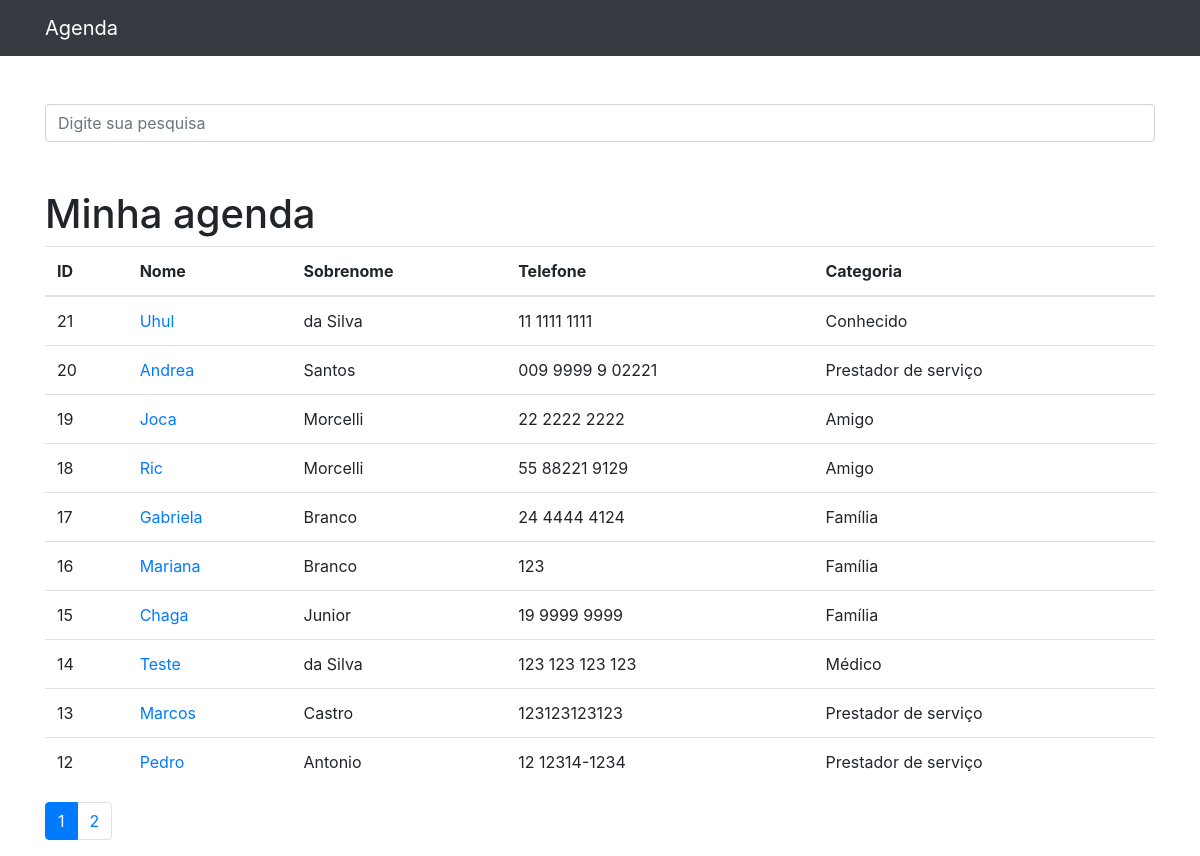
The app's page /, older data.
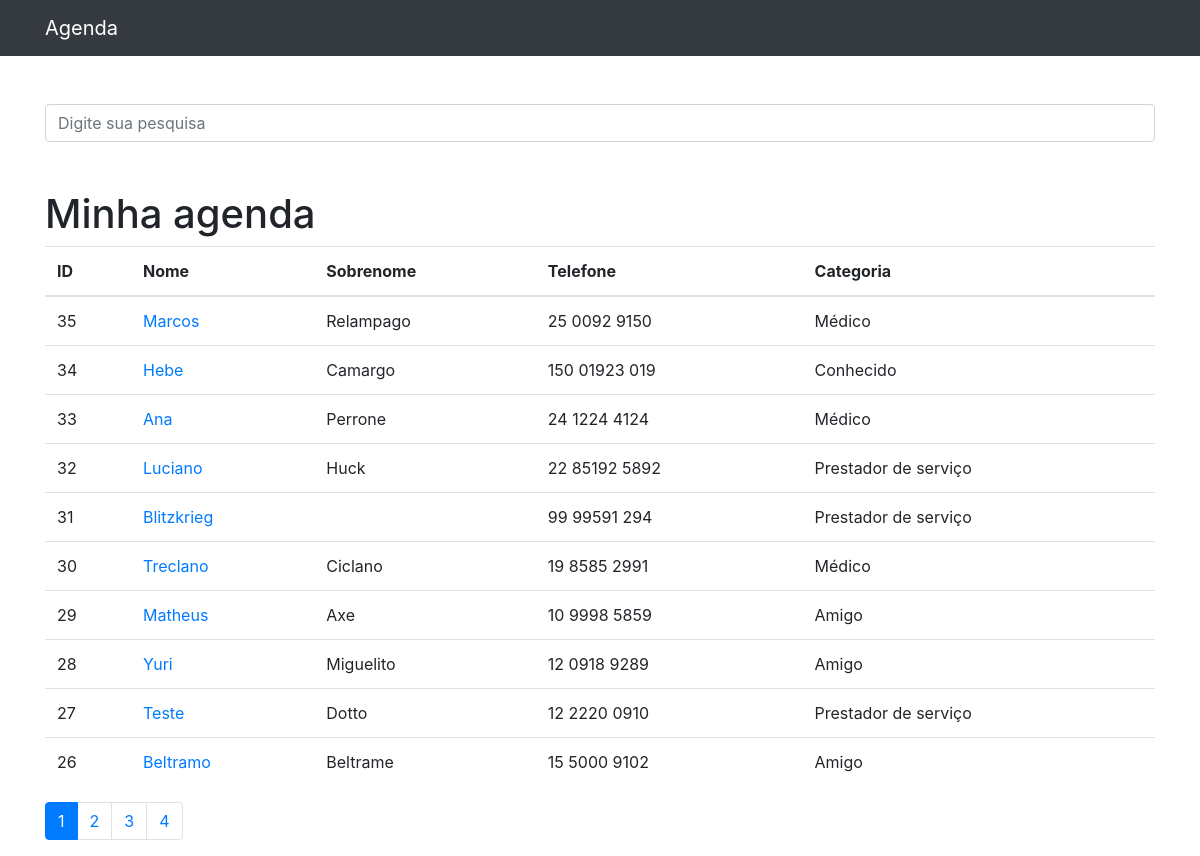
The same page, newer data.
### contatos/models.py (models this page shows, shortened)
class Contato(models.Model):
    nome = models.CharField(max_length=255)
    sobrenome = models.CharField(max_length=255, blank=True)
    telefone = models.CharField(max_length=255)
    email = models.CharField(max_length=255, blank=True)
    data_criacao = models.DateTimeField(default=timezone.now)
    descricao = models.TextField(blank=True)
    categoria = models.ForeignKey(Categoria, on_delete=models.DO_NOTHING)
    mostrar = models.BooleanField(default=True)
    foto = models.ImageField(blank=True, upload_to='fotos/%Y/%m/%d')

class Categoria(models.Model):
    nome = models.CharField(max_length=255)
    def __str__(self):
        return self.nome

### contatos/views.py (the view)
# urls.py: path('', views.index, name='index'),
def index(request):
    contatos = Contato.objects.order_by('-id').filter(
        mostrar=True
    )
    paginator = Paginator (contatos, 10)
    page = request.GET.get('p')
    contatos = paginator.get_page(page)
    return render(request, 'contatos/index.html',{
        'contatos': contatos
    })

### contatos/templates/contatos/index.html
{% extends 'base.html' %}
{% block conteudo %}
    <h1 class="mt-5">Minha agenda</h1>
    <table class="table">
        <thead>
            <tr>
            <th>ID</th>
            <th>Nome</th>
            <th>Sobrenome</th>
            <th>Telefone</th>
            <th>Categoria</th>
            </tr>
        </thead>
        <tbody>
            {% for contato in contatos %}
                <tr>
                    <td>{{ contato.id }}
                    </td>
                    <td>
                        <a href="{% url 'ver_contato' contato.id %}">{{ contato.nome }}</a>
                    </td>
                    <td>{{ contato.sobrenome }}</td>
                    <td>{{ contato.telefone }}</td>
                    <td>{{ contato.categoria }}</td>
                </tr>
            {% endfor %}
        </tbody>
    </table>
    <nav aria-label="Page navigation example">
        <ul class="pagination">
            {% for pagina in contatos.paginator.page_range %}
                {% if contatos.number == pagina %}
                    <li class="page-item active">
                        <a class="page-link" href="?p={{ pagina }}&termo={{ request.GET.termo }}">{{ pagina }}</a>
                    </li>
                {% else %}
                    <li class="page-item"><a class="page-link" href="?p={{ pagina }}&termo={{ request.GET.termo }}">{{ pagina }}</a></li>
                {% endif %}
            {% endfor %}
        </ul>
      </nav>
{% endblock %}

Row changes from the older to the newer data that the page shows:
no longer on this page (row unchanged): Contato: id "21", nome "Uhul", sobrenome "da Silva", telefone "11 1111 1111", categoria "Conhecido"
no longer on this page (row unchanged): Contato: id "20", nome "Andrea", sobrenome "Santos", telefone "009 9999 9 02221", categoria "Prestador de serviço"
no longer on this page (row unchanged): Contato: id "19", nome "Joca", sobrenome "Morcelli", telefone "22 2222 2222", categoria "Amigo"
no longer on this page (row unchanged): Contato: id "18", nome "Ric", sobrenome "Morcelli", telefone "55 88221 9129", categoria "Amigo"
no longer on this page (row unchanged): Contato: id "17", nome "Gabriela", sobrenome "Branco", telefone "24 4444 4124", categoria "Família"
no longer on this page (row unchanged): Contato: id "16", nome "Mariana", sobrenome "Branco", telefone "123", categoria "Família"
no longer on this page (row unchanged): Contato: id "15", nome "Chaga", sobrenome "Junior", telefone "19 9999 9999", categoria "Família"
no longer on this page (row unchanged): Contato: id "14", nome "Teste", sobrenome "da Silva", telefone "123 123 123 123", categoria "Médico"
no longer on this page (row unchanged): Contato: id "13", nome "Marcos", sobrenome "Castro", telefone "123123123123", categoria "Prestador de serviço"
no longer on this page (row unchanged): Contato: id "12", nome "Pedro", sobrenome "Antonio", telefone "12 12314-1234", categoria "Prestador de serviço"
added Contato: id "35", nome "Marcos", sobrenome "Relampago", telefone "25 0092 9150", categoria "Médico"
added Contato: id "34", nome "Hebe", sobrenome "Camargo", telefone "150 01923 019", categoria "Conhecido"
added Contato: id "33", nome "Ana", sobrenome "Perrone", telefone "24 1224 4124", categoria "Médico"
added Contato: id "32", nome "Luciano", sobrenome "Huck", telefone "22 85192 5892", categoria "Prestador de serviço"
added Contato: id "31", nome "Blitzkrieg", telefone "99 99591 294", categoria "Prestador de serviço"
added Contato: id "30", nome "Treclano", sobrenome "Ciclano", telefone "19 8585 2991", categoria "Médico"
added Contato: id "29", nome "Matheus", sobrenome "Axe", telefone "10 9998 5859", categoria "Amigo"
added Contato: id "28", nome "Yuri", sobrenome "Miguelito", telefone "12 0918 9289", categoria "Amigo"
added Contato: id "27", nome "Teste", sobrenome "Dotto", telefone "12 2220 0910", categoria "Prestador de serviço"
added Contato: id "26", nome "Beltramo", sobrenome "Beltrame", telefone "15 5000 9102", categoria "Amigo"
Text that changed along with them:
new list line: "3"
new list line: "4"
